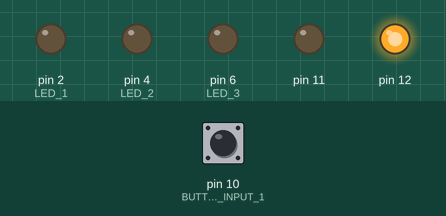
Recording of a sketch running on a simulated Arduino Uno, built with avr-gcc and run on an emulated ATmega328P. Parts: output pins drawn as LEDs (lit = HIGH). The test bench sets the inputs (shaded band); at power-on: pin 10 (BUTTON_INPUT_1) LOW.

Above: at 1.2 s.
1.3 s: pin 10 (BUTTON_INPUT_1) pulled HIGH for 0.15 s
At 2.3 s:
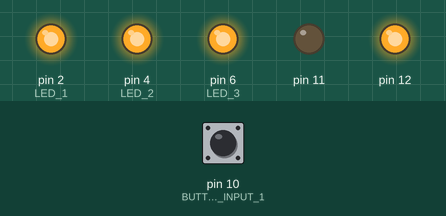
2.9 s: pin 10 (BUTTON_INPUT_1) pulled HIGH for 1 s
At 3.5 s:
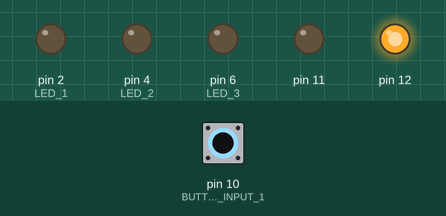
5.4 s: pin 10 (BUTTON_INPUT_1) pulled HIGH for 3.2 s
At 6.6 s:
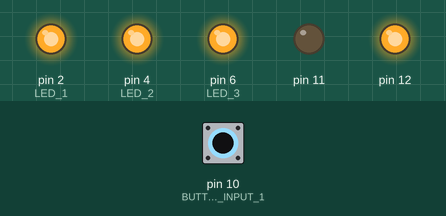
Timing chart, 0 to 8.4 s (numbered marks = the images above; inputs shaded):
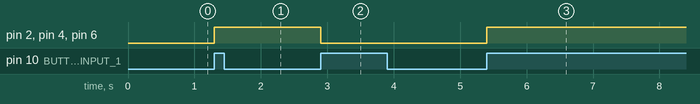

The sketch:

ButtonToggleLEDArray.ino
```cpp
// Get our Button class from Button.h
#include "Button.h"

// Define which pins we are using as LED outputs.
/*
Extending exercise:
  - Add these LEDs to an array
  - Use for-loops and array access for pinMode(s), and digitalWrite(s)
  - Create a LED class which allows you to set an optional gnd pin, similar
  to our Button class
*/
#define LED_1 2
#define LED_2 4
#define LED_3 6


// Define which pins are being used to define a button
#define BUTTON_INPUT_1 10
#define BUTTON_GND_1 11
#define BUTTON_PWR_1 12


// Construct a new button called led_button and define
// the input, gnd, and power pins
Button led_button(BUTTON_INPUT_1, BUTTON_GND_1, BUTTON_PWR_1);

void setup() {
  // Initialize the led_button
  // (Sets the pin modes for the associated pins)
  led_button.init();

  // Set the pinMode to output for all of your LEDs
  pinMode(LED_1, OUTPUT);
  pinMode(LED_2, OUTPUT);
  pinMode(LED_3, OUTPUT);
}

// This led_state variable keeps track of whether
// the LEDs should be ON (true) or OFF (false)

/*
Extending exercise:
  - Create a pair of macros called ON and OFF to more easily understand the
  state of the LEDs
*/
bool led_state = false;

void loop() {
  // "Ask" the button if it has been toggled
  if (led_button.buttonToggled())
    led_state = !led_state; // If it has, change the led_state

  // If the led_state is true (ON)
  if(led_state) {
    // Turn the LEDs ON
    digitalWrite(LED_1, HIGH);
    digitalWrite(LED_2, HIGH);
    digitalWrite(LED_3, HIGH);
    return; // and stop running this loop
  }

  // Otherwise (implicitly, since the function never reaches this point
  // when led_state is true (ON)).
  // Turn the LEDs OFF
  digitalWrite(LED_1, LOW);
  digitalWrite(LED_2, LOW);
  digitalWrite(LED_3, LOW);
}
```

Button.h
```cpp
#include "Arduino.h"
#include <stdint.h>


class Button {
  public:
    /*
    Button is the default constructor function for the class button.
    The default case is an empty function as if we want the button to be available in the global
    scope, we can not run any functions or loops unless we call them from the setup() or loop() functions.

    The syntax ": input(input), gnd(gnd), pwr(pwr)" allows us to assign the variables in the parameters to
    members of our object class.

    Example syntax is:

    Classname(type parameter1) : object_parameter(parameter1) {
      your constructor here...
    }

    Extending exercise:
      - There may be a situation where you don't want to define the pins until after you've entered the setup
      function. Create an overload constuctor that takes no parameters.
    */
    Button(uint8_t input, uint8_t gnd = 0, uint8_t pwr = 0)
    /*
    This syntax (uint8_t gnd = 0) allows for default parameters
    i.e. if you do not specify power or ground it will not attempt to set the pins
    */
    : input(input), gnd(gnd), pwr(pwr) // Assigns constructor parameters to the variables defined in "private"
    {}

    /*
    init (for initialization) is a function that sets the pin modes for the button pins. This logic is not set
    in the constructor function as these functions cannot be called from the global scope. This allows you
    to create a button that is accessible in the global scope (so you can access it in setup, loop, and any other functions
    you may define) but it won't be ready to take input until after you've called my_button.init().

    Extending exercise:
        - There may be a situation where you want to define the pins while you're initializing the class.
        Create an overloading function definition that takes the input, gnd, and pwr parameters and
        sets them to your private members.
    */
    void init() {
      pinMode(input, INPUT);

      // If gnd is specified (and non-zero), set the specified pin to act as ground for the button input
      if (gnd) {
        pinMode(gnd, OUTPUT);
        digitalWrite(gnd, LOW);
      }

      // If pwr is specified (and non-zero), set the specified pin to act as power for the button input
      if (pwr) {
        pinMode(pwr, OUTPUT);
        digitalWrite(pwr, HIGH);
      }

    }

    /*
    buttonToggled is a function that checks to see whether button has changed from the off state to the on state
    (and returns true if this is the case). It relies on the private member "button_was_pressed" which keeps track
    of whether the button was pressed the last time this function was called.

    Extending function:
      - Add a default parameter which specifies whether it should return true when the button goes from the
      powered off state to the powered on state or whether it should return true when the button goes from the powered
      on state to the powered of state.
      - Bonus - Use an enum to distinguish between the states

      Research hints:
      "Rising and falling edge button detection"
      "Enums C++"
    */
    bool buttonToggled() {
      bool button_is_pressed =
      digitalRead(input);

      bool button_toggled = !button_was_pressed
                            && button_is_pressed;
      // 2. if the button was not pressed and now it ispressed note that thebutton has been toggled

      // 4. update whether the button was pressed
      button_was_pressed = button_is_pressed;

      // 5. return whether or not the button was toggled
      Serial.println("Returing" + String(button_toggled));

      return button_toggled;
    }


  private:
    uint8_t input;
    uint8_t gnd;
    uint8_t pwr;
    bool button_was_pressed = false;
};
```

Measured:
- after the input at 1.3 s, pin 2 (LED_1), pin 4 (LED_2), pin 6 (LED_3): LOW → HIGH at once
- after the input at 2.9 s, pin 2 (LED_1), pin 4 (LED_2), pin 6 (LED_3): HIGH → LOW at once
- after the input at 5.4 s, pin 2 (LED_1), pin 4 (LED_2), pin 6 (LED_3): LOW → HIGH at once
